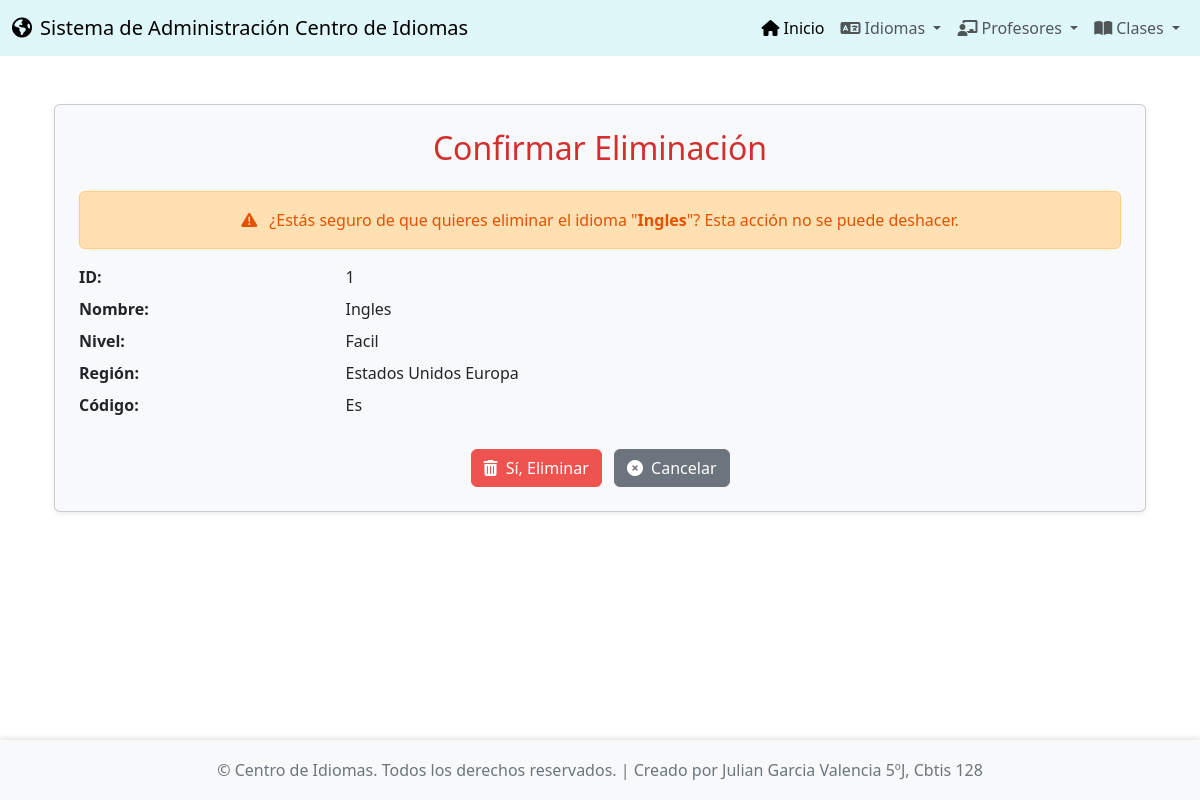
The page /idiomas/borrar/1/ on the database its author committed.
### app_Centro_Idiomas/models.py (models this page shows, shortened)
class Idioma(models.Model):
    nombre = models.CharField(max_length=50, unique=True)
    nivel = models.CharField(max_length=50)
    region = models.CharField(max_length=100, blank=True, null=True)
    descripcion = models.TextField(blank=True, null=True)
    codigo = models.CharField(max_length=10, unique=True)
    bandera_img = models.ImageField(upload_to='banderas/', blank=True, null=True)

### app_Centro_Idiomas/views.py (the view)
# urls.py: path('idiomas/borrar/<int:id_idioma>/', views.borrar_idioma, name='borrar_idioma'),
def borrar_idioma(request, id_idioma):
    idioma = get_object_or_404(Idioma, pk=id_idioma)
    if request.method == 'POST':
        idioma.delete()
        return redirect('ver_idiomas')
    return render(request, 'idioma/borrar_idioma.html', {'idioma': idioma})

### app_Centro_Idiomas/templates/idioma/borrar_idioma.html (shortened to what this page needs)
{% extends 'base.html' %}
{% block content %}
<div class="container mt-4">
    <div class="card shadow-sm p-4 bg-light">
        <h2 class="card-title text-center mb-4" style="color: #d32f2f;">Confirmar Eliminación</h2>
        <div class="alert alert-warning text-center" role="alert" style="background-color: #ffe0b2; color: #e65100; border-color: #ffcc80;">
            <i class="fas fa-exclamation-triangle me-2"></i> ¿Estás seguro de que quieres eliminar el idioma "<strong>{{ idioma.nombre }}</strong>"?
            Esta acción no se puede deshacer.
        </div>
        <dl class="row mb-4">
            <dt class="col-sm-3">ID:</dt>
            <dd class="col-sm-9">{{ idioma.id }}</dd>
            <dt class="col-sm-3">Nombre:</dt>
            <dd class="col-sm-9">{{ idioma.nombre }}</dd>
            <dt class="col-sm-3">Nivel:</dt>
            <dd class="col-sm-9">{{ idioma.nivel }}</dd>
            <dt class="col-sm-3">Región:</dt>
            <dd class="col-sm-9">{{ idioma.region|default:"N/A" }}</dd>
            <dt class="col-sm-3">Código:</dt>
            <dd class="col-sm-9">{{ idioma.codigo }}</dd>
        </dl>
        <form method="post" class="text-center">
            <button type="submit" class="btn btn-danger me-2" style="background-color: #ef5350; border-color: #ef5350;"><i class="fas fa-trash-alt me-1"></i> Sí, Eliminar</button>
            <a href="{% url 'ver_idiomas' %}" class="btn btn-secondary"><i class="fas fa-times-circle me-1"></i> Cancelar</a>
        </form>
    </div>
</div>
{% endblock %}

### app_Centro_Idiomas/templates/base.html (style rules this page uses)
body { display: flex; flex-direction: column; min-height: 100vh; }

### rows shown on the page
Idioma: nombre "Ingles", id "1", nivel "Facil", region "Estados Unidos Europa", codigo "Es"
